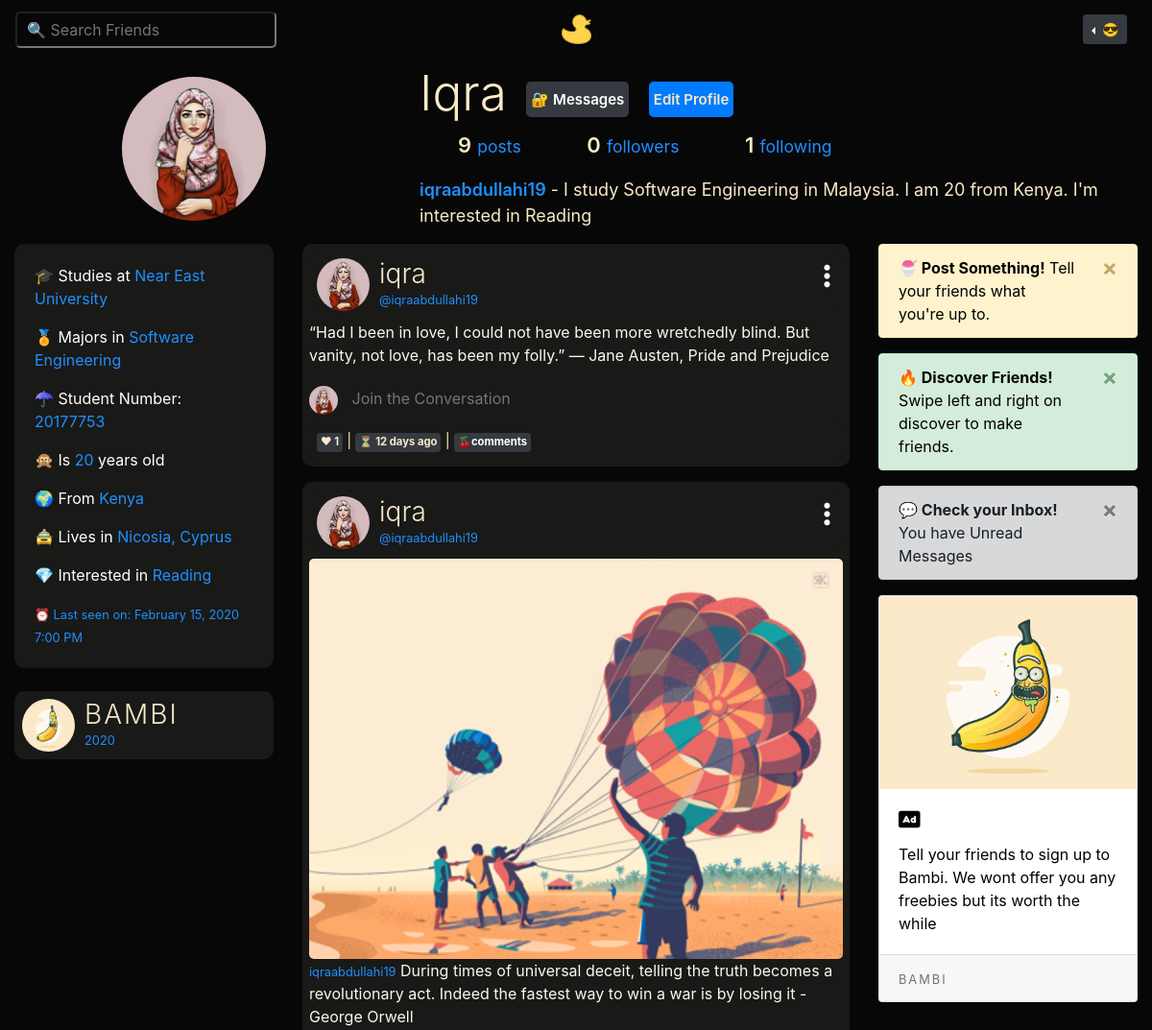
Page /user/iqra (signed in, upper part) on the earlier database version.
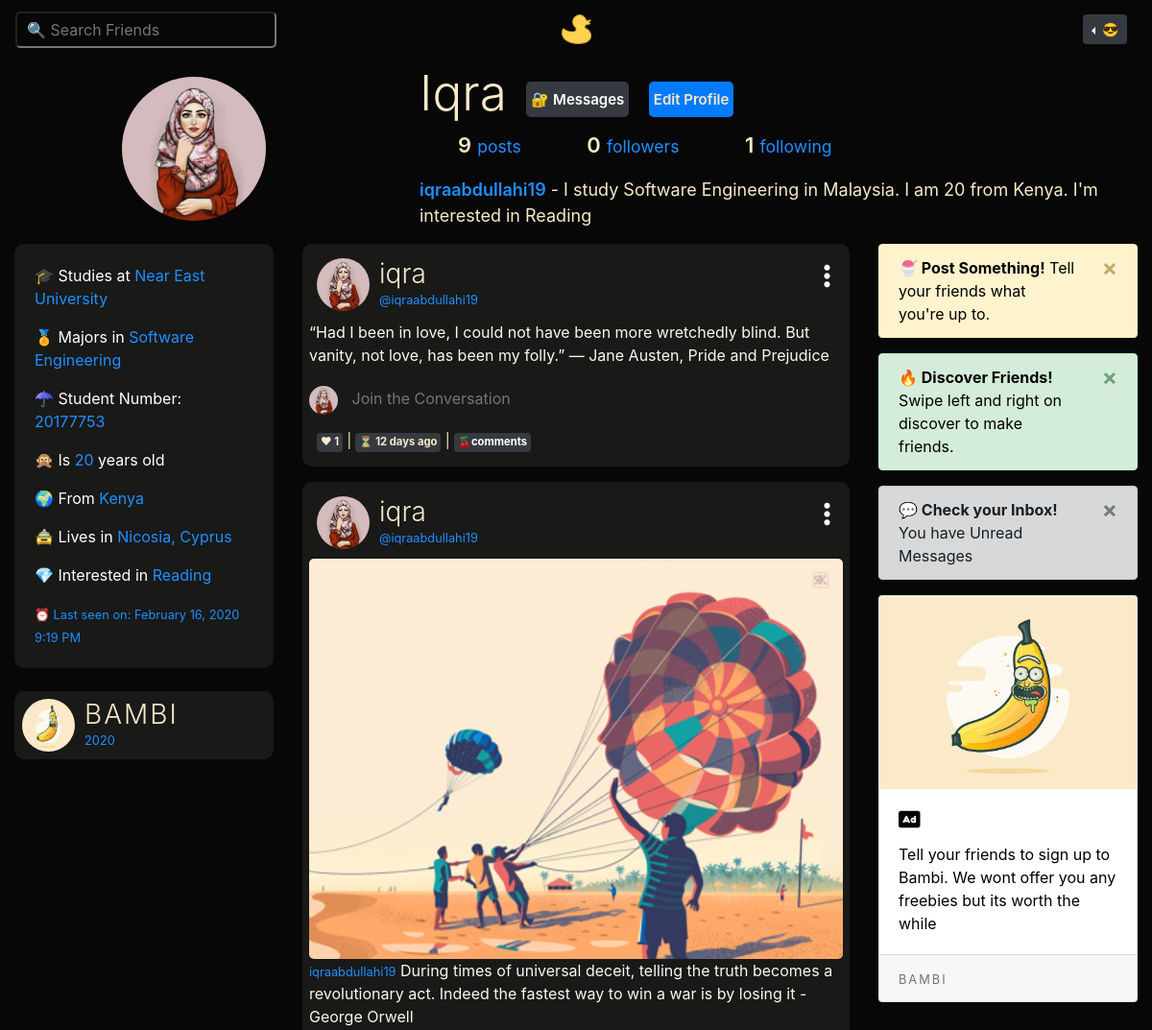
Same page on the later database version.
### bambiv3/models.py (models this page shows, shortened)
class User(db.Model, UserMixin):
	id = db.Column(db.Integer, primary_key=True)
	username = db.Column(db.String(20), unique=True, nullable=False)
	email = db.Column(db.String(120), unique=True, nullable=False)
	image_file = db.Column(db.String(20), nullable=False, default='default.jpg')
	password = db.Column(db.String(60), nullable=False)
	last_seen = db.Column(db.DateTime, default=datetime.utcnow)
	department = db.Column(db.String(20), nullable=False)
	student_number = db.Column(db.Integer(), unique=True, nullable=False)
	age = db.Column(db.Integer(), nullable=False)
	country = db.Column(db.String(20), nullable=False)
	hobby = db.Column(db.String(20), nullable=False)
	bio = db.Column(db.String(120), nullable=True)
	private = db.Column(db.Boolean, default=False, nullable=False)
	posts = db.relationship('Post', backref='author', lazy=True)
	products = db.relationship('Product', backref='author', lazy=True)
	followed = db.relationship(
		'User', secondary=followers,
		primaryjoin=(followers.c.follower_id == id),
		secondaryjoin=(followers.c.followed_id == id),
		backref=db.backref('followers', lazy='dynamic'), lazy='dynamic')
	messages_sent = db.relationship('Message',
									foreign_keys='Message.sender_id',
									backref='author', lazy='dynamic')
	messages_received = db.relationship('Message',
										foreign_keys='Message.recipient_id',
										backref='recipient', lazy='dynamic')
	last_message_read_time = db.Column(db.DateTime)
	def is_following(self, user):
		return self.followed.filter(followers.c.followed_id == user.id).count() > 0
	def new_messages(self):
		last_read_time = self.last_message_read_time or datetime(1900, 1, 1)
		return Message.query.filter_by(recipient=self).filter(
			Message.timestamp > last_read_time).count()

class Post(db.Model):
	id = db.Column(db.Integer, primary_key=True)
	title = db.Column(db.String(100)) #nullable=False
	date_posted = db.Column(db.DateTime, nullable=False, default=datetime.utcnow)
	content = db.Column(db.Text, nullable=False)
	image = db.Column(db.String(20))
	user_id = db.Column(db.Integer, db.ForeignKey('user.id'), nullable=False)
	likes = db.relationship('PostLike', backref='post', lazy='dynamic')

### bambiv3/routes.py (the view)
@app.route("/user/<string:username>", methods=['GET', 'POST'])
@login_required
def user_posts(username):
	username = username.lower()
	form = UpdateAccountForm()
	if form.validate_on_submit():
		if form.picture.data:
			picture_file = save_picture(form.picture.data)
			current_user.image_file = picture_file
		current_user.username = form.username.data.lower()
		current_user.email = form.email.data
		current_user.department = form.department.data
		current_user.student_number = form.student_number.data
		current_user.country = form.country.data
		current_user.age = form.age.data
		current_user.hobby = form.hobby.data
		current_user.bio = form.bio.data
		current_user.private = form.private.data
		db.session.commit()
		flash('Your Account has been updated', 'success')
		return redirect(url_for('user_posts', username=current_user.username))
	elif request.method == 'GET':
		form.username.data = current_user.username
		form.email.data = current_user.email
		form.department.data = current_user.department
		form.student_number.data = current_user.student_number
		form.country.data = current_user.country
		form.age.data = current_user.age
		form.hobby.data = current_user.hobby
		form.bio.data = current_user.bio
		form.private.data = current_user.private
	image_file = url_for('static', filename='profile_pics/' + current_user.image_file)
	page = request.args.get('page', 1, type=int)
	user = User.query.filter_by(username=username).first_or_404()
	posts = Post.query.filter_by(author=user).order_by(Post.date_posted.desc()).paginate(page=page, per_page=5)
	return render_template('user_posts.html', posts=posts, user=user, title=user.username.title(),image_file=image_file,form=form)

### bambiv3/templates/user_posts.html (shortened to what this page needs)
{% extends "layout.html" %}
{% block content %}
<div class="container-fluid">
  <section style="padding-top: 5px;">
    <div class="profile">
      <div class="profile-image">
        <img src="{{ url_for('static', filename='profile_pics/' + user.image_file) }}" alt="" class="profile-thumbnail" style="width:150px;height:150px;">
      </div>
      <div class="profile-user-settings">
        <h2 class="profile-user-name">{{user.username.title()}}
        </h2>
        {% if current_user == user%}
        {% set new_messages = current_user.new_messages() %}
        <button class="btn profile-edit-btn btn-dark"><a href="{{ url_for('messages') }}" style="color:#fff;text-decoration:none;">🔐 Messages </a></button>
        <button class="btn profile-edit-btn btn-primary" data-toggle="modal" data-target="#info">Edit Profile</button>
        {% endif %}
      </div>
      <div class="profile-stats">
        <ul>
          <li style="font-size: 22px;"><span class="profile-stat-count">{{ posts.total }}</span> <small>posts</small></li>
          <li style="font-size: 22px;" data-toggle="modal" data-target="#followers"><span class="profile-stat-count">{{ user.followers.count() }}</span> <small>followers</small></li>
          <li style="font-size: 22px;" data-toggle="modal" data-target="#following"><span class="profile-stat-count">{{ user.followed.count() }}</span> <small>following</small></li>
        </ul>
      </div>
      <div class="profile-bio">
        <p style="font-size:18px;"><small class="profile-real-name" style="font-size: 18px;">
          {% if user.username == "harun" %}
          {{user.email.split("@")[0] | lower}}☁</small> - I am a Software Engineering Student at The Near East University and the <a class="badge badge-warning" style="color:#000;">💦Founder of Bambi</a> too. I enjoy playing football and I have developed a recent liking for billiards.</p>
          {%else%}
            {% if user.bio %}
            {{user.email.split("@")[0] | lower}}</small> - {{user.bio}}</p>
            {% else %}
            {{user.email.split("@")[0] | lower}}</small> - I study {{user.department}} at Near East University. I am {{user.age}} from {{user.country}}. I'm interested in {{user.hobby}}</p>
            {%endif%}
          {%endif%}
      </div>
    </div>
</section>
  <div class="row">
    <div class="col-lg-3">
      {% if current_user.is_authenticated %}
    <div class="card about" style="color:#fff;background:#191917;border-radius:10px;">
    <div class="card-body">
      <p> 🎓 Studies at <span>Near East University</span></p>
      <p> 🏅 Majors in <span>{{user.department}}</span></p>
      <p> ☂ Student Number: <span>{{user.student_number}}</span></p>
      <p> 🙊 Is <span>{{user.age}}</span> years old</p>
      <p> 🌍 From <span>{{user.country}}</span></p>
      <p> 🚖 Lives in <span>Nicosia, Cyprus</span></p>
      <p> 💎 Interested in <span>{{user.hobby}}</span></p>
      <small>⏰ Last seen on: {{ moment(user.last_seen).format('LLL') }}</small>
    </div>
  </div>
  <br>
  <header class="d-none d-lg-flex">
    <img src="{{ url_for('static', filename='profile_pics/' + 'logod.png') }}" alt="logo" class="profile-thumbnail">
    <div class="profile-name">
      <h3 class="logo">BAMBI</h3>
      <small id="year"></small>
    </div>
  </header>
  {% endif %}
</div>
    <div class="col-lg-6">
      {% if current_user.is_following(user) or current_user == user %}
      {% for post in posts.items %}
    <div class="post mb-3">
      <header class="pb-0">
          <img src="{{ url_for('static', filename='profile_pics/' + post.author.image_file) }}" alt="profile pic" class="profile-thumbnail">
          <div class="profile-name">
            <h3>{{post.author.username}}
            </h3>
            <small>@{{post.author.email.split("@")[0] | lower}}</small>
          </div>
          <div class="follow-btn">
            {% if current_user != user %}
              {% if current_user.has_liked_post(post) %}
                <a href="{{ url_for('like_action', post_id=post.id, action='unlike') }}" style="text-decoration:none;">❤</a>
              {% else %}
                <a href="{{ url_for('like_action', post_id=post.id, action='like') }}" style="text-decoration:none;">👍</a>
              {% endif %}
            {% else %}
              <div class="dropdown dropleft">
            <button class="btn btn-dark btn-sm" type="button" id="dropdownMenuButton" data-toggle="dropdown" aria-haspopup="true" aria-expanded="false" style="background:none;">
              <i class="fas fa-ellipsis-v" style="font-size: 28px;"></i>
            </button>
            {% endif %}
          </div>
        </header>
        <div id="inner">
          {% if post.image %}
          <img src="{{ url_for('static', filename='profile_pics/' + post.image) }}" style="width:100%;height:100%;border-radius:5px">
          {% endif %}
          <p>
            {%if post.image%}<small>{{post.author.email.split("@")[0] | lower}}</small>{%endif%}
            {{post.content|urlize(40, target='_blank')}}
        </p>
          <div class="comments mb-2">
            <img src="{{ url_for('static', filename='profile_pics/' + current_user.image_file) }}" style="width:30px;height:30px;border-radius:50%;">
            <input type="text" name="comment" placeholder="Join the Conversation" style="background:none;border:none;border-radius:5px;outline:none;width:85%;height: 35px;padding:10px;color:#F9E9C8;margin-top:5px;">
          </div>
        </div>
        <footer>
          <div class="stats">
            <div class="Retweets">
               <a class="badge badge-dark p-1">❤ {{ post.likes.count() }}</a> | <a class="badge badge-dark p-1">⏳ {{ moment(post.date_posted).fromNow() }}</a> | <a class="badge badge-dark p-1" href="{{url_for('post', post_id=post.id)}}">🍒comments</a>
            </div>
        </footer>
    </div>
  {% endfor %}
    {% endif %}
</div>
    <div class="col-lg-3 d-none d-lg-block">
      {% if current_user.is_authenticated %}
      <div class="alert alert-warning alert-dismissible fade show" role="alert">
        <a href="{{ url_for('f_posts') }}"  style="color:#000;text-decoration: none">
      <strong>🍧 Post Something!</strong> Tell your friends what you're up to.</a>
        <button type="button" class="close" data-dismiss="alert" aria-label="Close">
          <span aria-hidden="true">&times;</span>
        </button>
      </div>
      <div class="alert alert-success alert-dismissible fade show" role="alert">
        <a href="{{ url_for('discover') }}"  style="color:#000;text-decoration: none">
      <strong>🔥 Discover Friends!</strong> Swipe left and right on discover to make friends.</a>
        <button type="button" class="close" data-dismiss="alert" aria-label="Close">
          <span aria-hidden="true">&times;</span>
        </button>
      </div>
      <div class="alert alert-dark alert-dismissible fade show" role="alert">
      <strong>💬 Check your Inbox! </strong>You have Unread Messages
        <button type="button" class="close" data-dismiss="alert" aria-label="Close">
          <span aria-hidden="true">&times;</span>
        </button>
      </div>
      <div class="card" style="color:#000;">
      <img class="card-img-top" src="{{ url_for('static', filename='profile_pics/' + 'logod.png') }}" alt="logo">
      <div class="card-body">
        <h5 class="card-title"><i class="fas fa-ad"></i></h5>
        <p class="card-text">Tell your friends to sign up to Bambi. We wont offer you any freebies but its worth the while</p>
      </div>
      <div class="card-footer">
        <small class="text-muted logo">BAMBI</small>
      </div>
    </div>
    {% endif %}
</div>
      </div>
{% endblock content %}

### bambiv3/templates/layout.html (shortened to what this page needs)
<!doctype html>
<html lang="en">
  <head>
    <link rel="stylesheet" href="https://stackpath.bootstrapcdn.com/bootstrap/4.3.1/css/bootstrap.min.css">
    <link rel="stylesheet" type="text/css" href="{{ url_for('static', filename='main.css') }}">
  </head>
  <body>
<nav class="navbar navbar-expand-md navbar-dark sticky-top">
    <div class="navbar-collapse collapse w-100 order-1 order-md-0 dual-collapse2">
        <ul class="navbar-nav mr-auto">
            <li>
               <div class="d">
                <input type="text" placeholder="🔍 Search Friends" id="search" onkeyup="filterFunction()" onclick="search()" class="dropbtn">
            </div>
            </li>
        </ul>
    </div>
    <div class="mx-auto order-0">
      <a class="navbar-brand mx-auto d-none d-lg-block" href="{{ url_for('home') }}">
        <img src="{{ url_for('static', filename='profile_pics/' + 'logo.png') }}" width="35" height="35" class="d-inline-block align-top" alt="">
      </a>
  </div>
    <div class="navbar-collapse collapse w-100 order-3 dual-collapse2 settings">
        <ul class="navbar-nav ml-auto">
          {% if current_user.is_authenticated %}
          <li>
            <div class="dropdown dropleft">
            <button class="btn  btn-sm btn-dark dropdown-toggle" type="button" id="dropdownMenuButton" data-toggle="dropdown" aria-haspopup="true" aria-expanded="false">
               <span>😎</span>
            </button>
              {% set new_messages = current_user.new_messages() %}
          </div>
          </li>
          {% else %}
            <li class="nav-item">
              <a  class="btn btn-sm btn-outline-primary" href="{{ url_for('login') }}" style="color:#F9E9C8;text-decoration: none;"> 😇 Log In</a>
              <a  class="btn btn-sm btn-outline-success" href="{{ url_for('register') }}" style="color:#F9E9C8;text-decoration: none;"> 👽 Sign Up</a>
            </li>
          {% endif %}
        </ul>
    </div>
</nav>
  {% block content %} {% endblock %}
  </body>
</html>

Differences in the rows shown:
changed User "Iqra": last_seen "February 15, 2020 7:00 PM" → "February 16, 2020 9:19 PM"
